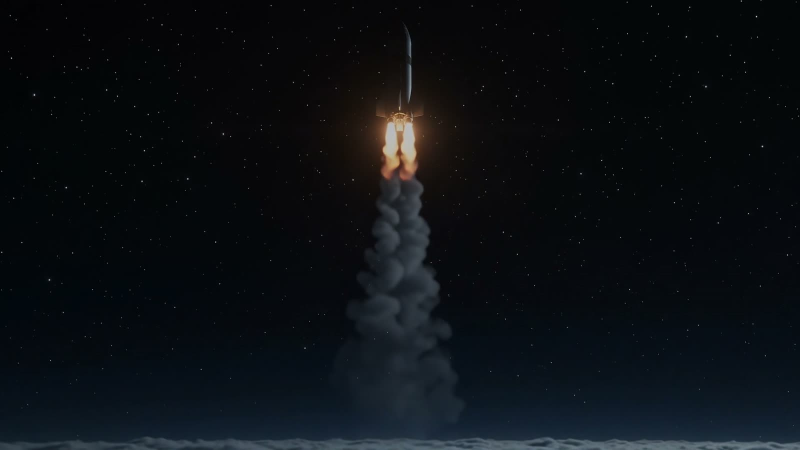
#> input picture assets/rocket-still.jpg, 1600 x 900 px (shown at 1/2 size)
$ python tools-make-og-cards.py
#> lines starting #> are read from the running program, lines starting #| are printed output that depends on the picture
from PIL import Image, ImageDraw, ImageFont
import os
F='/private/tmp/claude-501/-Users-vitorx--Documents-claude-portfolio-v2/db5d530b-4c73-43d0-b1d2-f143ef76b6ee/scratchpad/fonts/Archivo.ttf'
W,H=1200,630; BG=(5,5,6); FG=(242,241,238); GREY=(154,154,162); KICK=(168,199,255)
def curve(t):
    if t<0.42: return 40+200*(1-t/0.42)**1.2
    return 40+215*(((t-0.42)/0.58)**0.42)
def build(img,focus):
#> called with img = 'assets/rocket-still.jpg', focus = 0.3
    src=Image.open(img).convert('RGB'); s=max(W/src.width,H/src.height)
#> in build, src is the input picture: PIL image 1600x900 RGB; mean R, G, B 11.5, 15.7, 19.7
#> after `s = max(W / src.width, H / src.height)`: s = 0.75
    r=src.resize((round(src.width*s),round(src.height*s)),Image.LANCZOS)
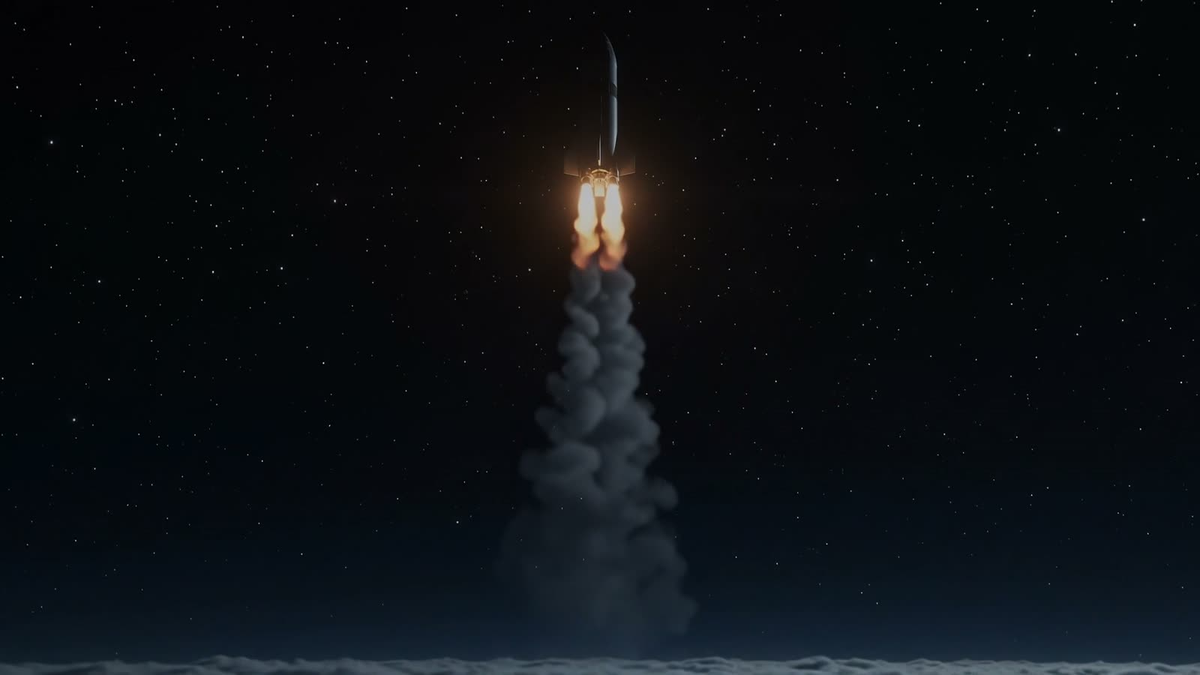
#> r: PIL image 1200x675 RGB; mean R, G, B 11.5, 15.7, 19.7
    x=(r.width-W)//2; y=int((r.height-H)*focus)
#> after `x = (r.width - W) // 2`: x = 0
#> after `y = int((r.height - H) * focus)`: y = 13
    c=r.crop((x,y,x+W,y+H))
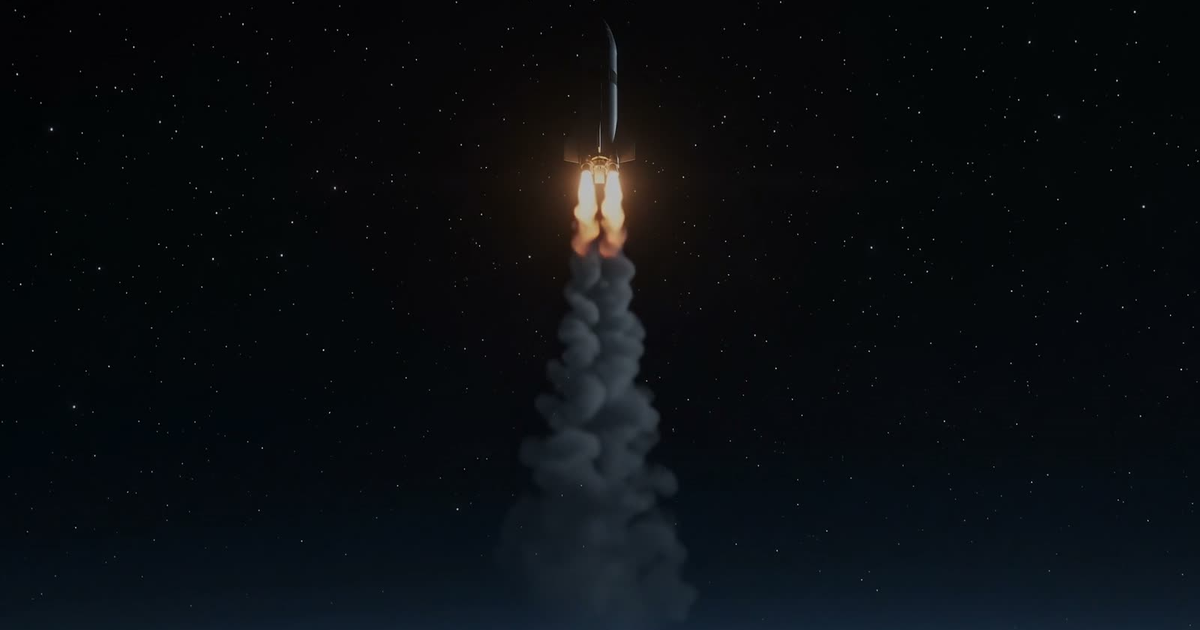
#> c: PIL image 1200x630 RGB; mean R, G, B 10, 13.8, 17.4
    m=Image.new('L',(W,H)); d=ImageDraw.Draw(m)
#> after `m = Image.new('L', (W, H))`: m: PIL image 1200x630 L; every value is 0
    for i in range(H): d.line([(0,i),(W,i)],fill=int(curve(i/H)))
    return Image.composite(Image.new('RGB',(W,H),BG),c,m)
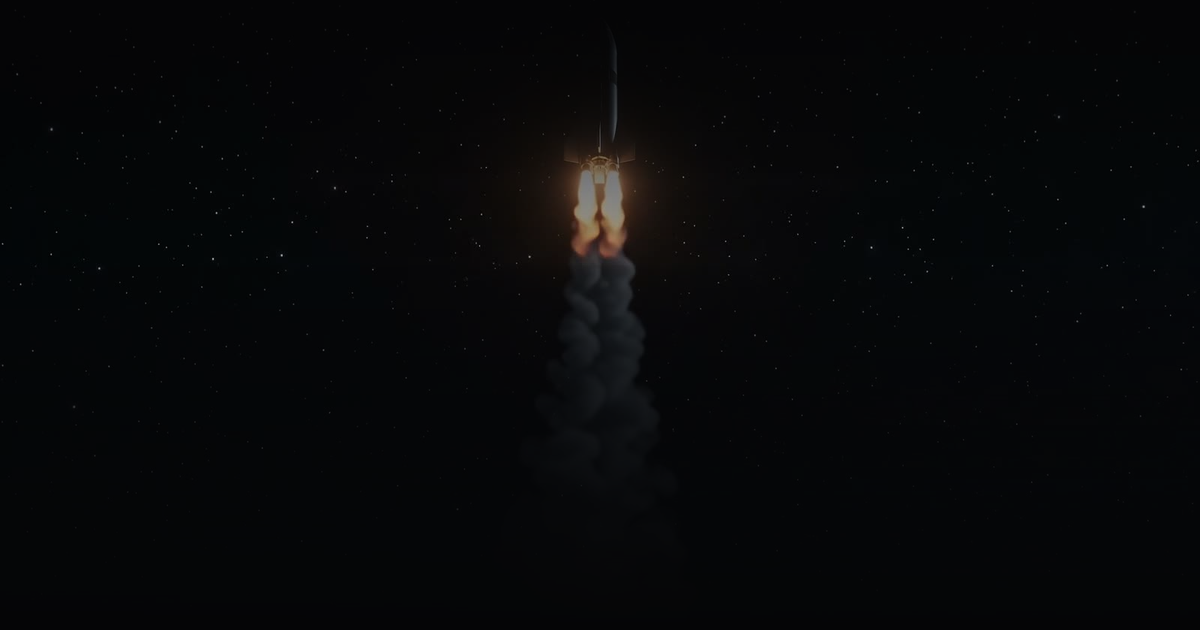
#> returned value: PIL image 1200x630 RGB; mean R, G, B 7, 7.7, 8.9
def card(out,title,kicker,img,focus):
    c=build(img,focus); d=ImageDraw.Draw(c)
#> (the run stopped early here; a loop or call above may not have finished)
